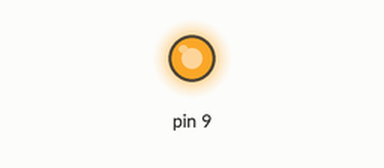
Bench run of a sketch on a simulated Arduino Uno, built with avr-gcc and run on an emulated ATmega328P. Parts: output pins drawn as LEDs (lit = HIGH). What the sketch prints to the serial monitor is not drawn.

Above: at 0.05 s.
Timing chart, 0 to 3.0 s (numbered marks = the images above):
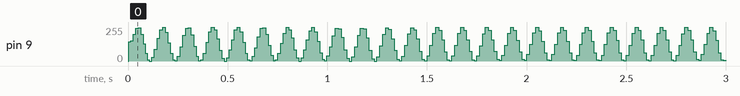

The sketch:

Millis_as_float.ino
```cpp
int rate = 200;
void setup() {
  // put your setup code here, to run once:
  pinMode(9, OUTPUT);
  Serial.begin(9600);
}

void loop() {
  // put your main code here, to run repeatedly:
  float x = millis();
  float freq = 8; // hz
  rate = (127 + 127 * sin(freq * 2*PI*x / 1000));
  Serial.println(x);
  Serial.println(rate);
  analogWrite(9, rate);// turn the LED on (HIGH is the voltage level)

}
```
